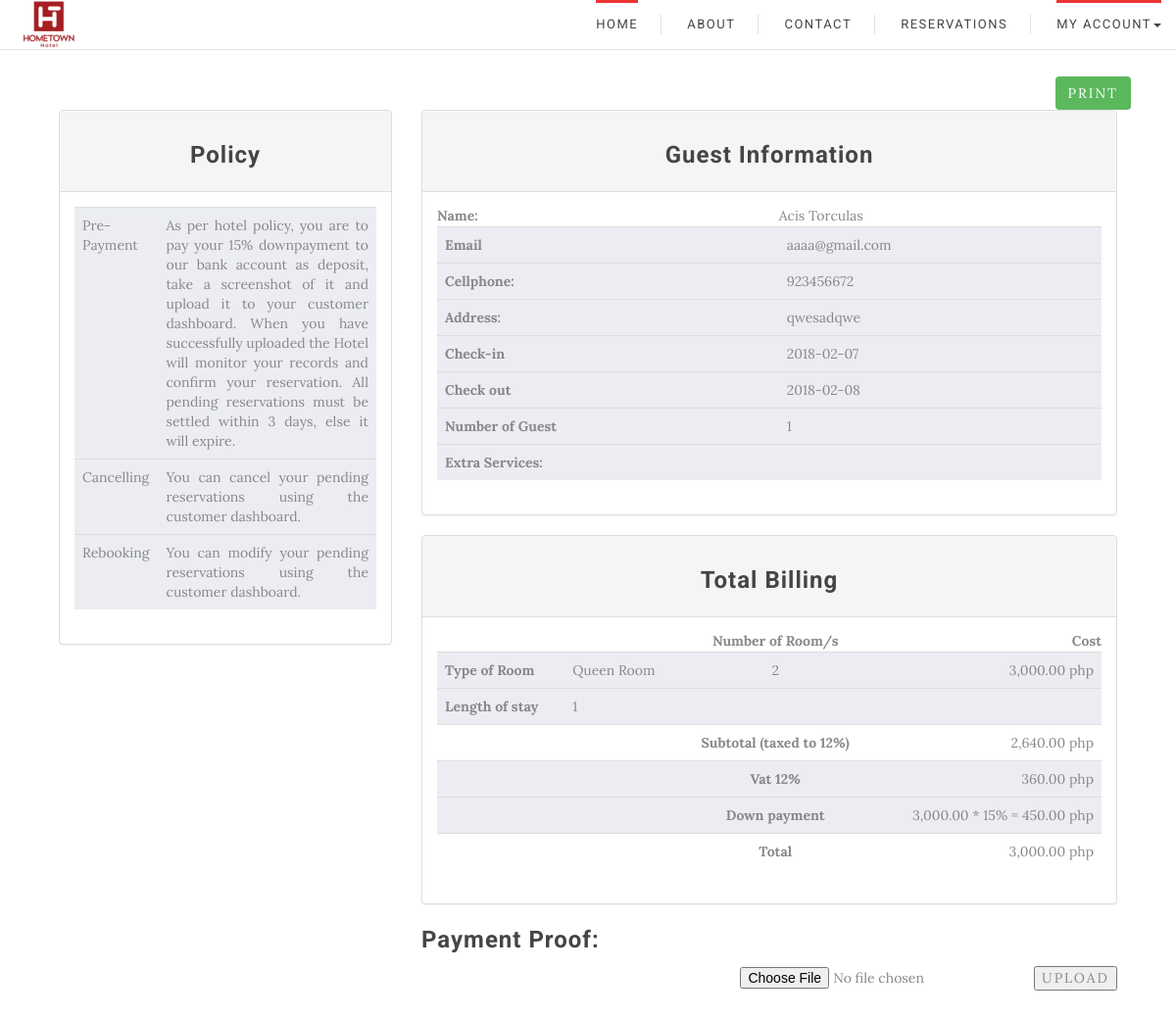
/summary.php?code=73 (signed in), run on the app's committed database.
### tables this page shows
CREATE TABLE `reservation_masterfile` (
  `reservation_id` int(11) NOT NULL,
  `guest_id` int(11) NOT NULL,
  `room_id` int(11) NOT NULL,
  `checkindate` date NOT NULL,
  `checkoutdate` date NOT NULL,
  `number_guest` int(11) NOT NULL,
  `room_number` int(11) NOT NULL,
  `status` varchar(20) NOT NULL,
  `reservation_code` varchar(10) NOT NULL
);

CREATE TABLE `room_masterfile` (
  `room_id` int(11) NOT NULL,
  `room_type` varchar(50) NOT NULL,
  `room_description` varchar(50) NOT NULL,
  `room_capacity` varchar(50) NOT NULL,
  `room_rate` float NOT NULL,
  `room_number` int(11) NOT NULL,
  `room_status` varchar(50) NOT NULL,
  `room_imagepath` text NOT NULL
);

CREATE TABLE `billing_masterfile` (
  `billing_id` int(11) NOT NULL,
  `guest_id` int(11) NOT NULL,
  `reservation_id` int(11) NOT NULL,
  `balance` float NOT NULL,
  `created_at` datetime NOT NULL,
  `updated_at` datetime NOT NULL,
  `status` varchar(30) NOT NULL,
  `total` float NOT NULL,
  `downpayment` float NOT NULL
);

### Summary.php (the view, shortened to what this page needs)
<?php
include_once 'db.php';
include_once 'header.php';
$fetchCurrentReservation = mysqli_query($conn, "SELECT * FROM reservation_masterfile WHERE reservation_id = {$_GET['code']} AND guest_id = {$_SESSION['guest_ID']}");
$reservation = mysqli_fetch_assoc($fetchCurrentReservation);
$daydiff = (strtotime($reservation['checkoutdate']) - strtotime($reservation['checkindate']))/(60*60*24);
$fetchCurrentRoom = mysqli_query($conn, "SELECT * FROM room_masterfile WHERE room_id = {$reservation['room_id']}") or die(mysqli_error($conn));
$room = mysqli_fetch_assoc($fetchCurrentRoom);
$fetchbilling = mysqli_query($conn, "SELECT * FROM billing_masterfile WHERE reservation_id = {$_GET['code']} AND guest_id = {$_SESSION['guest_ID']}");
$billing = mysqli_fetch_assoc($fetchbilling);
?>
<body>
 <?php
    include_once 'navigationBar.php';
 ?>
  <br>
  <br>
  <br>
  <br>
  <div class = "container">
    <div class = "row" style = "margin-bottom: 10%">
      <div class = "col-xs-12">
        <button class="btn-hide btn btn-success pull-right hide-this-shit" onclick="window.print()" style="margin-right:1.4%;">Print</button>
        <div class = "col-md-12">
          <div class = "col-md-4">
            <div class = "panel panel-default">
              <div class = "panel-heading" style = "background-color: ;">
                <h3 class = "text-center">
                  <strong>Policy</strong>
                </h3>
              </div>
              <div class = "panel-body __web-inspector-hidebefore-shortcut__">
                <div class ="table-responsive">
                  <table class = "table table-condensed">
                    <tbody>
                      <tr style = 'width:277px'>
                        <td class = "text-left" bgcolor = "#EBEDF2">Pre-Payment</td>
                        <td class = "text-left" bgcolor = "#EBEDF2" style = 'text-align: justify'>
                          As per hotel policy, you are to pay your 15% downpayment to our bank account as deposit,
                          take a screenshot of it and upload it to your customer dashboard. When you have successfully uploaded the Hotel will monitor your records and confirm your reservation. All pending reservations must be settled within 3 days, else it will expire.
                        </td>
                      </tr>
                      <tr>
                        <td class = "text-left" bgcolor = "#EBEDF2">Cancelling</td>
                        <td class = "text-left" bgcolor = "#EBEDF2" style = 'text-align: justify'>
                          You can cancel your pending reservations using the customer dashboard.
                        </td>
                      </tr>
                      <tr>
                        <td class = "text-left" bgcolor = "#EBEDF2">Rebooking</td>
                        <td class = "text-left" bgcolor = "#EBEDF2" style = 'text-align: justify'>
                          You can modify your pending reservations using the customer dashboard.
                        </td>
                      </tr>
                    </tbody>
                  </table>
                </div>
              </div>
            </div>
          </div>
          <div class = "col-md-8">
            <div class = "panel panel-default">
              <div class = "panel-heading" style = "background-color: ">
                <h3 class = "text-center">
                  <strong>Guest Information</strong>
                </h3>
              </div>
              <div class = "panel-body">
                <div class = "table-responsive">
                  <table class = "table table-condensed">
                    <thead>
                      <tr>
                        <td class = "text-left">
                          <strong>Name:</strong>
                        </td>
                        <td class = "text-left">
                          <?= "{$_SESSION['firstname']} {$_SESSION['lastname']}" ?>
                        </td>
                      </tr>
                    </thead>
                    <tbody>
                      <tr>
                        <td bgcolor = "#EBEDF2" class = "text-left">
                          <strong>Email</strong>
                        </td>
                        <td class = "text-left" bgcolor= "#EBEDF2">
                          <?= $_SESSION['email'] ?>
                        </td>
                      </tr>
                      <tr>
                        <td bgcolor = "#EBEDF2" class = "text-left">
                          <strong>Cellphone:</strong>
                        </td>
                        <td class = "text-left" bgcolor= "#EBEDF2">
                          <?= $_SESSION['contactNumber'] ?>
                        </td>
                      </tr>
                      <tr>
                        <td bgcolor = "#EBEDF2" class = "text-left">
                          <strong>Address:</strong>
                        </td>
                        <td class = "text-left" bgcolor= "#EBEDF2">
                          <?= $_SESSION['address'] ?>
                        </td>
                      </tr>
                      <tr>
                        <td bgcolor = "#EBEDF2" class = "text-left">
                          <strong>Check-in</strong>
                        </td>
                        <td class = "text-left" bgcolor= "#EBEDF2">
                          <?= $reservation['checkindate'] ?>
                        </td>
                      </tr>
                      <tr>
                        <td bgcolor = "#EBEDF2" class = "text-left">
                          <strong>Check out</strong>
                        </td>
                        <td class = "text-left" bgcolor= "#EBEDF2">
                          <?= $reservation['checkoutdate'] ?>
                        </td>
                      </tr>
                      <tr>
                        <td bgcolor = "#EBEDF2" class = "text-left">
                          <strong>Number of Guest</strong>
                        </td>
                        <td class = "text-left" bgcolor= "#EBEDF2">
                          <?= $reservation['number_guest'] ?>
                        </td>
                      </tr>
                      <tr>
                        <td bgcolor = "#EBEDF2" class = "text-left">
                          <strong>Extra Services:</strong>
                        </td>
                        <td class = "text-left" bgcolor= "#EBEDF2">
                        </td>
                      </tr>
                    </tbody>
                  </table>
                </div>
              </div>
            </div>
          </div>
          <div class = "col-md-8">
            <div class = "panel panel-default">
              <div class = "panel-heading" style = "background-color: ">
                <h3 class = "text-center">
                  <strong>Total Billing</strong>
                </h3>
              </div>
              <div class = "panel-body" stlye = "margin-bottom: -25px">
                <div class = "table-responsive">
                  <table class = "table table-condensed">
                    <thead>
                      <tr>
                        <td><strong></strong></td>
                        <td><strong></strong></td>
                        <td class = "text-center">
                          <strong>Number of Room/s</strong>
                        </td>
                        <td class = "text-right">
                          <strong>Cost</strong>
                        </td>
                      </tr>
                    </thead>
                    <tbody>
                      <tr>
                        <td class="text-left" bgcolor="#EBEDF2">
                          <strong>Type of Room</strong>
                        </td>
                        <td class="text-left" bgcolor="#EBEDF2">
                          <?= $room['room_type'] ?>
                        </td>
                        <td class="text-center" bgcolor="#EBEDF2">
                          <?= $reservation['room_number']?>
                        </td>
                        <td class="text-right" bgcolor="#EBEDF2">
                          <?=number_format($room['room_rate'] * $reservation['room_number'],2)?> php
                        </td>
                      </tr>
                      <tr>
                        <td class="text-left" bgcolor="#EBEDF2">
                          <strong>Length of stay</strong>
                        </td>
                        <td class="text-left" bgcolor="#EBEDF2">
                          <?= $daydiff ?>
                        </td>
                        <td class="text-left" bgcolor="#EBEDF2">
                        </td>
                        <td class="text-right" bgcolor="#EBEDF2">
                        </td>
                      </tr>
                      <tr>
                        <td class="highrow text-left">
                        </td>
                        <td class="highrow text-left">
                        </td>
                        <td class="highrow text-center">
                          <strong>Subtotal (taxed to 12%)</strong>
                        </td>
                        <td class="highrow text-right">
                         <?= number_format(($billing['total'])*0.88,2). " php"?>
                       </td>
                     </tr>
                     <tr>
                      <td class="text-left" bgcolor="#EBEDF2">
                      </td>
                      <td class="text-left" bgcolor="#EBEDF2">
                      </td>
                      <td class="text-center" bgcolor="#EBEDF2">
                        <strong>Vat 12%</strong>
                      </td>
                      <td class="text-right" bgcolor="#EBEDF2">
                        <?= number_format($billing['total']* 0.12,2) ?> php
                      </td>
                    </tr>
                    <tr>
                      <td class="text-left" bgcolor="#EBEDF2">
                      </td>
                      <td class=" text-left" bgcolor="#EBEDF2">
                      </td>
                      <td class=" text-center" bgcolor="#EBEDF2">
                        <strong>Down payment</strong>
                      </td>
                      <td class=" text-right" bgcolor="#EBEDF2">
                        <?= number_format($billing['total'], 2) . " * 15% = ". number_format($billing['total'] * 0.15, 2)?> php
                      </td>
                    </tr>
                    <tr>
                      <td class="text-left">
                      </td>
                      <td class="text-left">
                      </td>
                      <td class=" highrow text-center">
                        <strong>Total</strong>
                      </td>
                      <td class=" highrow text-right">
                        <?= number_format($billing['total'], 2)?> php
                      </td>
                    </tr>
                  </tbody>
                </table>
              </div>
            </div>
          </div>
          <h3>Payment Proof:</h3>
          <form class="hide-this-shit hidden-xs" method="post" style="display:inline; float:right !important;" enctype="multipart/form-data">
            <input class="hide-this-shit hidden-xs" type="file" name="img" style="display:inline;">
            <button class="hide-this-shit hidden-xs" name="upload" onclick="return confirm('Are you sure you want to save the changes?')" style="display:inline;" style="background: red";>
              Upload
            </button>
          </form>
        </div>
      </body>
      </html>

### Summary.php (style rules this page uses)
.table-condensed>tbody>tr>td { padding: 5px; }
.table>tbody>tr>td { padding: 8px; line-height: 1.42857143; vertical-align: top; border-top: 1px solid #ddd; }
.text-left { text-align: left; }
table { background-color: transparent; }
table { border-spacing: 0; border-collapse: collapse; }
.table-responsive { min-height: .01%; overflow-x: auto; }
.panel { margin-bottom: 20px; background-color: #fff; border: 1px solid transparent; border-radius: 4px; -webkit-box-shadow: 0 1px 1px rgba(0,0,0,.05); box-shadow: 0 1px 1px rgba(0,0,0,.05); }
.table { width: 100%; max-width: 100%; margin-bottom: 20px; }
.panel-body { padding: 15px; }
.table>thead:first-child>tr:first-child>td { border-top: 0; }
.panel-default { border-color: #ddd; }

### data on the page
reservation_masterfile: checkindate "2018-02-07", checkoutdate "2018-02-08", number_guest "1", room_number "2", daydiff "1"
room_masterfile: room_type "Queen Room", $room['room_rate']*$reservation['room_number'] "3,000.00"
billing_masterfile: ($billing['total'])*0.88 "2,640.00", $billing['total']*0.12 "360.00", total "3,000.00", $billing['total']*0.15 "450.00"

### other printed values
$_SESSION['firstname'] "Acis"
$_SESSION['lastname'] "Torculas"
$_SESSION['email'] "aaaa@gmail.com"
$_SESSION['contactNumber'] "923456672"
$_SESSION['address'] "qwesadqwe"
